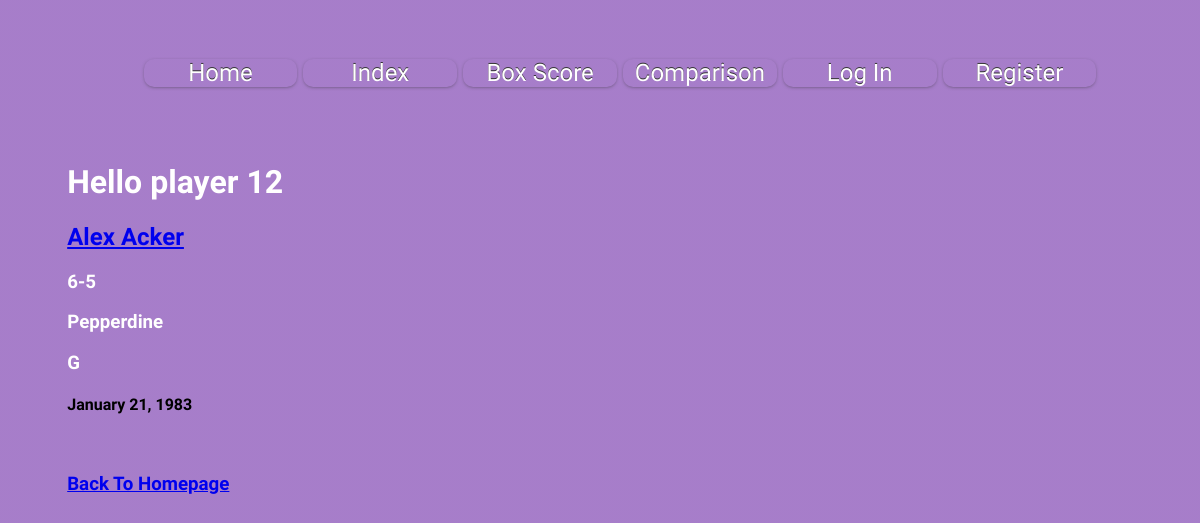
The app's page /players/12 with its own data.
### myapp/models.py (models this page shows)
class Playersinfo(models.Model):
    id = models.AutoField(db_column='ID', primary_key=True, blank=True)  # Field name made lowercase.
    player_id = models.TextField(db_column='Player_id', blank=True, null=True)  # Field name made lowercase.
    name = models.TextField(db_column='Name', blank=True, null=True)  # Field name made lowercase.
    position = models.TextField(db_column='Position', blank=True, null=True)  # Field name made lowercase.
    height = models.FloatField(db_column='Height', blank=True, null=True)  # Field name made lowercase.
    birthdate = models.TextField(db_column='Birthdate', blank=True, null=True)  # Field name made lowercase.
    college = models.TextField(db_column='College', blank=True, null=True)  # Field name made lowercase.
    url = models.TextField(db_column='Url', blank=True, null=True)  # Field name made lowercase.
    class Meta:
        managed = False
        db_table = 'playersInfo'

### myapp/views.py (the view)
# urls.py: path('players/<int:player_id>', views.player, name='player'),
def player(request, player_id):
    player = get_object_or_404(Playersinfo, pk = player_id)
    player_id = player_id
    return render(request, 'player.html', {'player_id': player_id, 'player': player})

### Templates/player.html (shortened to what this page needs)
{% extends 'base.html' %}
{% block content %}
<h1>Hello player {{player_id}}</h1>
<h2><a href="https://www.basketball-reference.com{{player.url}}">{{player.name}}</a></h2>
<h3>{{player.height}}</h3>
<h3>{{player.college}}</h3>
<h3>{{player.position}}</h3>
<h4>{{player.birthdate}}</h4>
<h3><a href="{% url 'home' %}">Back To Homepage</a></h3>
{% endblock %}

### myapp/Static/myapp/style.css (style rules this page uses)
body { background: linear-gradient( rgba(94, 19, 158,.55), rgba(94, 19, 158,.55) ), url(https://sportshub.cbsistatic.com/i/r/2020/05/12/aa3d9c1b-5ecc-4d16-94de-534bd802f6c4/thumbnail/1200x675/662f1450fbba89c876f4dd0e989e6858/bestnbaplayercover.png) no-repeat center center fixed; -webkit-background-size: cover; -moz-background-size: cover; -o-background-size: cover; background-size: cover; font-family: 'Barlow Condensed', sans-serif; }
h1 { color:white; }
h3 { color: white; }
h2 { color: white; }

### records on screen
Playersinfo: name "Alex Acker", height "6-5", college "Pepperdine", position "G", birthdate "January 21, 1983"

### other values on screen
{{ player_id }} "12"
